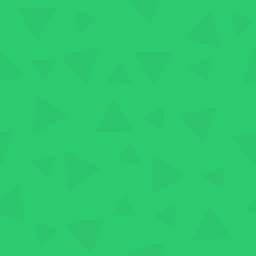
#> input picture TowerDefenseFX/src/main/resources/assets/kenney/PNG/Default size/towerDefense_tile024.png, 64 x 64 px, found by its file name (shown 4 times larger)
$ python generate_tower_defense_final.py
#> lines starting #> are read from the running program, lines starting #| are printed output that depends on the picture
import os
from PIL import Image, ImageDraw, ImageFont

base_path = r"C:\Users\nikim\OneDrive\Desktop\proj4\kenney_tower-defense-top-down\PNG\Default size"
output_path = r"C:\Users\nikim\OneDrive\Desktop\proj4\kenney_tower-defense-top-down\Sample_new.png"

TILE_SIZE = 64

# Looking at the sample, the path tiles and layout need adjustment
tile_mapping = {
    'grass': 'towerDefense_tile024.png',
    'path_h': 'towerDefense_tile050.png',
    'path_v': 'towerDefense_tile001.png',
    'path_tl': 'towerDefense_tile002.png',
    'path_tr': 'towerDefense_tile003.png',
    'path_bl': 'towerDefense_tile004.png',
    'path_br': 'towerDefense_tile005.png',
    'sand': 'towerDefense_tile093.png',
    'water': 'towerDefense_tile070.png',
    'water_edge': 'towerDefense_tile071.png',
    'rock1': 'towerDefense_tile135.png',
    'rock2': 'towerDefense_tile136.png',
    'tree1': 'towerDefense_tile130.png',
    'tree2': 'towerDefense_tile131.png',
    'tree_big': 'towerDefense_tile132.png',
    'bush': 'towerDefense_tile133.png',
    'tower_base': 'towerDefense_tile180.png',
    'tower_top': 'towerDefense_tile249.png',
    'tower_red': 'towerDefense_tile206.png',
    'tower_missile': 'towerDefense_tile250.png',
    'enemy1': 'towerDefense_tile245.png',
    'enemy2': 'towerDefense_tile246.png',
    'missile': 'towerDefense_tile252.png',
    'coin': 'towerDefense_tile274.png',
    'crater': 'towerDefense_tile019.png',
    'target': 'towerDefense_tile180.png',
}

# Recreating the exact layout from Sample.png
# The path creates an S-shape from top to bottom
grid_layout = [
    # Row 0
    ['g','g','r1','r2','g','g','g','g','g','g','g','g','g','g','g','t2','g'],
    # Row 1 - path starts here from right
    ['g','g','g','g','g','g','g','g','g','p4','ph','ph','ph','p1','g','tr','g'],
    # Row 2
    ['g','g','g','g','g','g','r1','g','g','pv','g','g','g','pv','g','g','g'],
    # Row 3
    ['tr','g','g','g','g','g','g','g','g','pv','g','g','g','pv','g','s','s'],
    # Row 4
    ['g','g','g','g','g','g','g','g','g','pv','g','g','g','pv','g','s','s'],
    # Row 5 - path turns left
    ['g','g','g','p4','ph','ph','ph','ph','ph','p3','g','g','g','pv','g','s','s'],
    # Row 6
    ['g','b','g','pv','g','g','g','g','g','g','g','g','g','pv','s','s','s'],
    # Row 7
    ['g','g','g','pv','g','g','g','g','g','g','g','g','g','p2','ph','ph','s'],
    # Row 8
    ['g','g','g','pv','g','g','g','g','g','g','g','g','g','g','g','s','s'],
    # Row 9 - path turns right
    ['g','g','g','p2','ph','p1','g','g','g','g','g','we','w','w','w','w','s'],
    # Row 10
    ['t1','g','g','g','g','pv','g','g','g','g','we','w','w','r1','w','w','s'],
    # Row 11 - path continues right
    ['g','g','g','g','g','p2','ph','ph','ph','ph','ph','w','w','w','w','w','s'],
    # Row 12
    ['g','g','b','g','g','g','g','g','g','g','s','w','w','w','w','w','s'],
    # Row 13
    ['g','g','g','g','g','g','g','g','g','s','s','s','s','s','s','s','s'],
]

def load_tile(tile_name):
    """Load a tile image from the assets folder"""
    if tile_name in tile_mapping:
        tile_path = os.path.join(base_path, tile_mapping[tile_name])
    else:
        tile_path = os.path.join(base_path, f"towerDefense_{tile_name}.png")

    if os.path.exists(tile_path):
        return Image.open(tile_path).convert('RGBA')
    else:
        print(f"Warning: Tile {tile_name} not found")
        return Image.new('RGBA', (TILE_SIZE, TILE_SIZE), (255, 0, 255, 255))

def create_game_map():
    """Create the tower defense game map exactly matching Sample.png"""

    grid_width = 17  # Match sample width
    grid_height = 14  # Match sample height

    # Total width includes UI space
    total_width = int(grid_width * TILE_SIZE * 1.15)  # Extra space for UI
    total_height = grid_height * TILE_SIZE

    # Create the full image
    full_image = Image.new('RGBA', (total_width, total_height), (100, 100, 100, 255))

    # Create game map area
    game_map = Image.new('RGBA', (grid_width * TILE_SIZE, grid_height * TILE_SIZE), (100, 150, 100, 255))
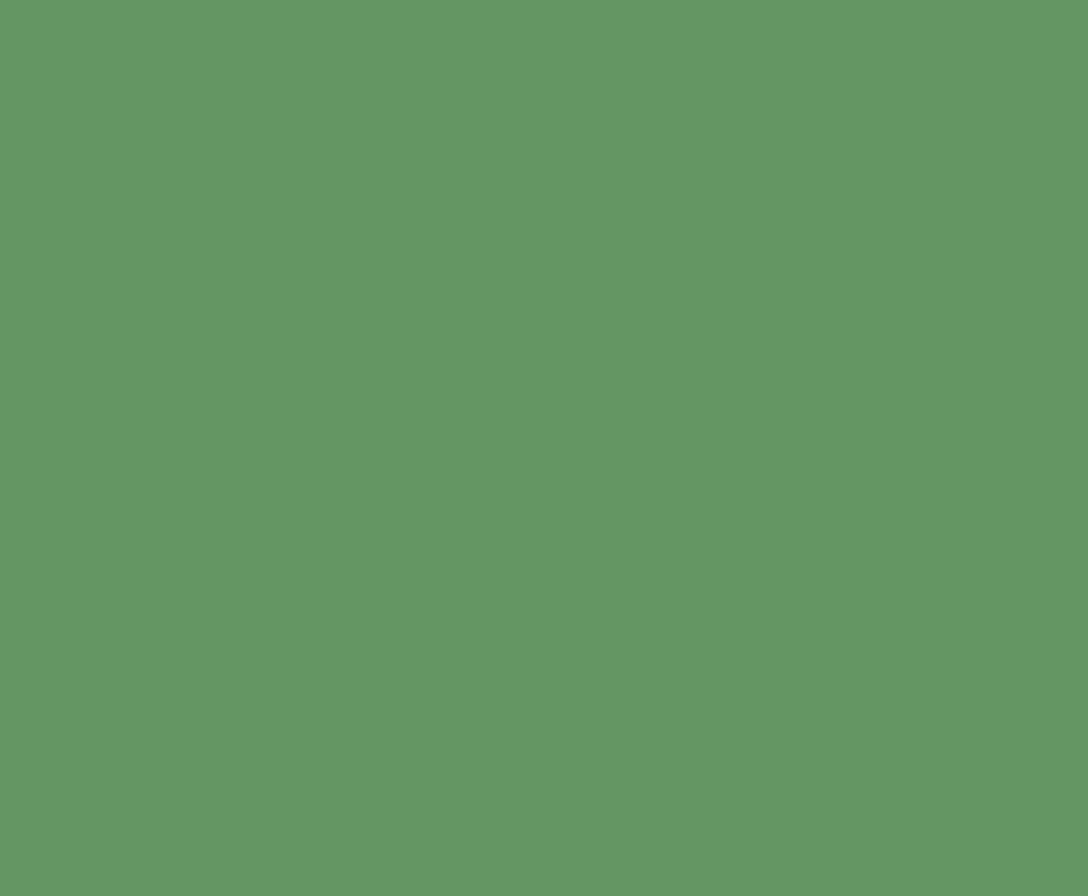
#> game_map: PIL image 1088x896 RGBA; mean R, G, B, A 100, 150, 100, 255

    # Tile code mapping
    tile_codes = {
        'g': 'grass',
        'ph': 'path_h',
        'pv': 'path_v',
        'p1': 'path_tl',
        'p2': 'path_tr',
        'p3': 'path_bl',
        'p4': 'path_br',
        's': 'sand',
        'w': 'water',
        'we': 'water_edge',
        'r1': 'rock1',
        'r2': 'rock2',
        't1': 'tree1',
        't2': 'tree2',
        'tr': 'tree_big',
        'b': 'bush',
    }

    # Draw base tiles
    for y, row in enumerate(grid_layout):
        for x in range(len(row)):
            if x < len(row):
                cell_code = row[x]
                if cell_code in tile_codes:
                    tile_name = tile_codes[cell_code]
                    tile = load_tile(tile_name)
                    game_map.paste(tile, (x * TILE_SIZE, y * TILE_SIZE), tile)

    # Add towers with bases - matching sample positions
    towers = [
        (3, 6, 'tower_base', 'tower_top'),     # Left tower
        (9, 3, 'tower_base', 'tower_red'),     # Center tower
        (13, 7, 'tower_base', 'tower_missile'), # Right tower
    ]
#> towers = [(3, 6, 'tower_base', 'tower_top'), (9, 3, 'tower_base', 'tower_red'), (13, 7, 'tower_base', 'tower_missile')]

    for x, y, base_type, top_type in towers:
        base_tile = load_tile(base_type)
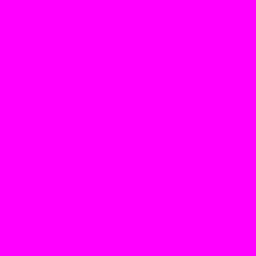
#> base_tile: PIL image 64x64 RGBA (shown 4 times larger); mean R, G, B, A 255, 0, 255, 255
        top_tile = load_tile(top_type)
        game_map.paste(base_tile, (x * TILE_SIZE, y * TILE_SIZE), base_tile)
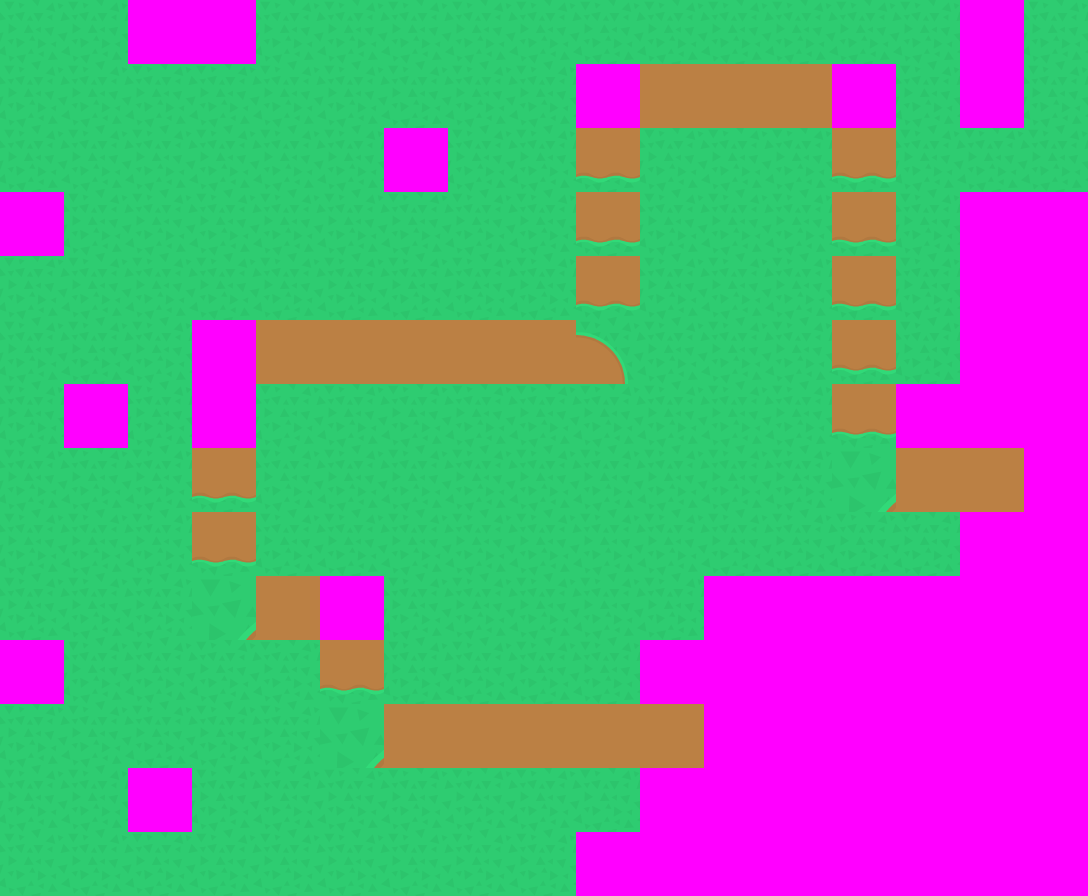
#> game_map: PIL image 1088x896 RGBA; mean R, G, B, A 113.2, 143.6, 143.4, 255
        game_map.paste(top_tile, (x * TILE_SIZE, y * TILE_SIZE), top_tile)

    # Add enemies on the path
    enemies = [
        (9, 5, 'enemy1'),  # Enemy on vertical path
        (3, 8, 'enemy2'),  # Enemy on path
    ]

    for x, y, enemy_type in enemies:
        enemy_tile = load_tile(enemy_type)
        game_map.paste(enemy_tile, (x * TILE_SIZE, y * TILE_SIZE), enemy_tile)

    # Add projectiles
    projectiles = [
        (4, 6, 'missile'),  # Missile from left tower
        (10, 4, 'missile'), # Missile from center tower
    ]

    for x, y, proj_type in projectiles:
        proj_tile = load_tile(proj_type)
        game_map.paste(proj_tile, (x * TILE_SIZE, y * TILE_SIZE), proj_tile)
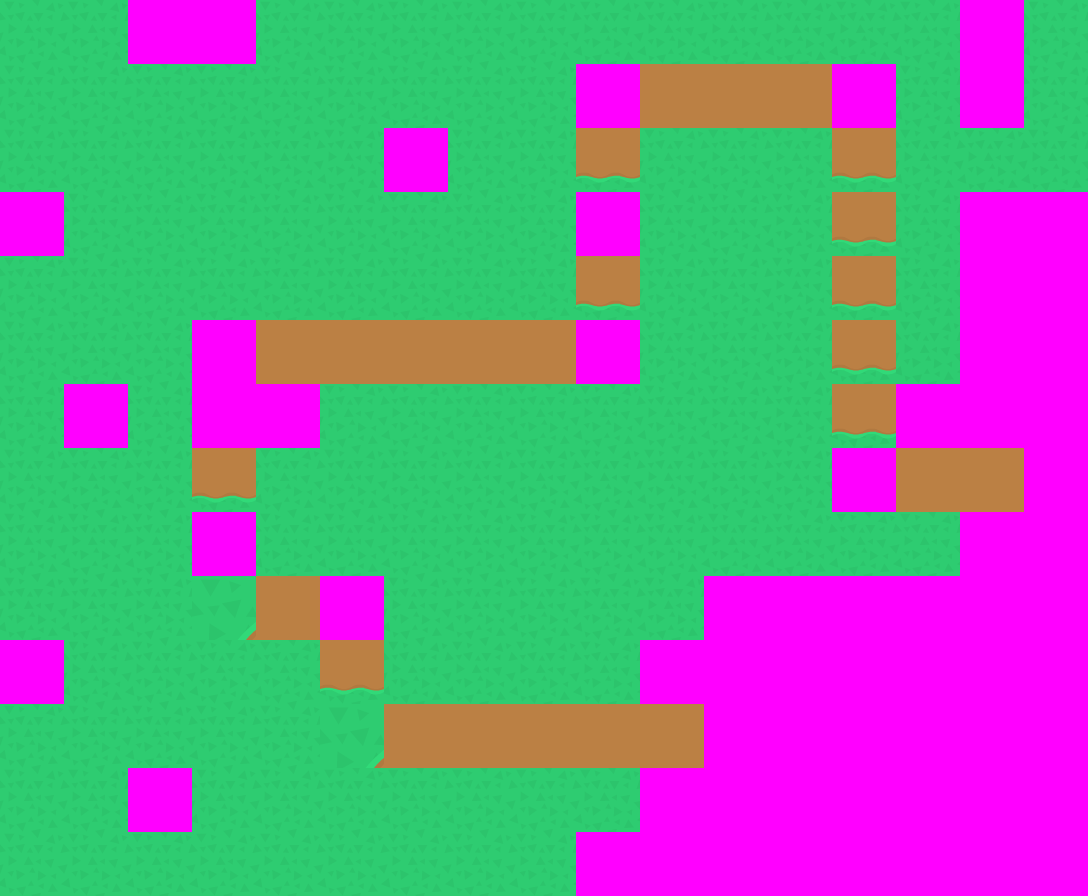
#> game_map: PIL image 1088x896 RGBA; mean R, G, B, A 116.4, 139.9, 146.8, 255

    # Add coins
    coins = [
        (4, 7), (5, 7), (4, 8)
    ]

    for x, y in coins:
        coin_tile = load_tile('coin')
        coin_small = coin_tile.resize((32, 32), Image.Resampling.LANCZOS)
        game_map.paste(coin_small, (x * TILE_SIZE + 16, y * TILE_SIZE + 16), coin_small)

    # Paste game map onto full image
    full_image.paste(game_map, (0, 0))
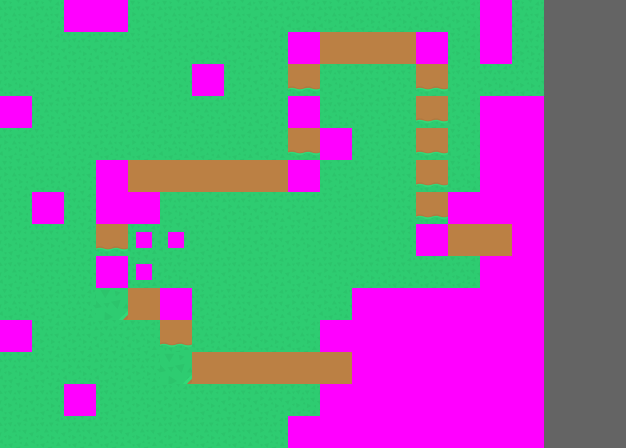
#> full_image: PIL image 1251x896 RGBA (shown at 1/2 size); mean R, G, B, A 115.6, 133.4, 141.6, 255

    # Add UI elements on the right side
    draw = ImageDraw.Draw(full_image)
    ui_x = grid_width * TILE_SIZE + 20

    # Try to load a font
    try:
        font = ImageFont.truetype("arial.ttf", 20)
        font_large = ImageFont.truetype("arial.ttf", 24)
    except:
        font = ImageFont.load_default()
        font_large = font

    # Add "KENNEY" text at bottom right
    draw.text((ui_x - 10, total_height - 60), "KENNEY", fill=(255, 255, 255, 255), font=font_large)

    # Add CC0 1.0 text at bottom left
    draw.text((20, total_height - 40), "CC0 1.0", fill=(255, 255, 255, 255), font=font)

    return full_image

if __name__ == "__main__":
    print("Generating final tower defense map...")
    game_map = create_game_map()
#> game_map: PIL image 1251x896 RGBA
    game_map.save(output_path, 'PNG')
    print(f"Map saved to: {output_path}")
